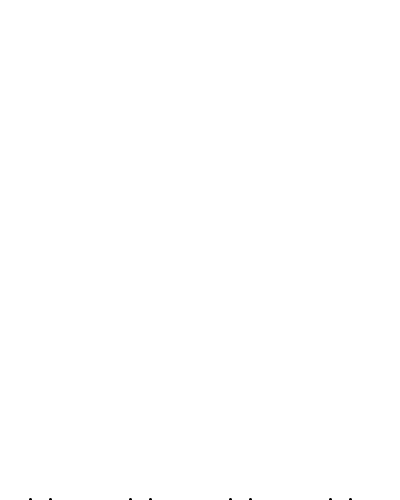
Frame 1 (no input)
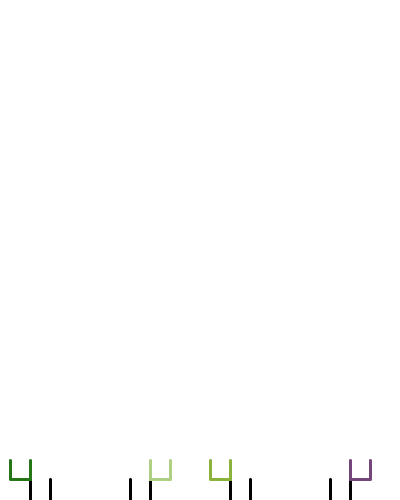
Frame 60 (the mouse pressed at the canvas centre just before this capture)
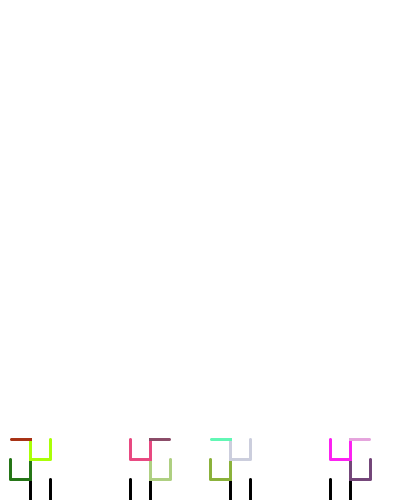
Frame 120 (the mouse held since frame 60 and released just before this capture)

The Processing sketch that drew these frames (run headless with seeded random() and noise(); from frame 60 on, the mouse is pressed at the canvas centre):

// Processing sketch: CactusTree
// ── CactusTree.pde
Cactus[] c = new Cactus[4];
void setup() {
  size(400, 500); 
  background(-1);
  for (int i=0; i<4; i++) {
    c[i]= new Cactus(i*width/4+40, height);
  }
}

void draw() { 
  for (int i=0; i<4; i++) {
    c[i].show();
    c[i].update();
    if (c[i].y<0) {
      background(-1);
      c[i].reset();
    }
  }
}


// ── CactusClass.pde
class Cactus {
  boolean right, left;
  boolean tempright, templeft;
  int k=0, m=20;
  int x, y, a, b, p, q;
  color c;
  Cactus(int p, int q) {
    this.p = p;
    this.q = q;
    reset();
  }

  void show() {
    if (left==true & right==true) {
      y--;
      b--;
    } else if (left==false && right==true) { 
      a++;
    } else if (left==true && right==false) {
      x--;
    }   
    stroke(c);
    strokeWeight(3);
    point(x, y);
    point(a, b);
  }
  void update() {
    if (k==m) {
      c = (color)random(#000000);
      right = tempright;
      left = templeft;
      right = !right;
      left = !left;
      if (left==true)a=a-m;
      if (right==true)x=x+m;
    }
    if (k==2*m) {
      tempright = right;
      templeft = left;
      right = true;
      left = true; 
      k=0;
    }
    k++;
  }

  void reset() {
    tempright = (random(50)<25?false:true);
    templeft = !tempright;
    right = left = true;
    y = b = q;
    x = p-10;
    a = p+10;
    k=0;
  }
}
